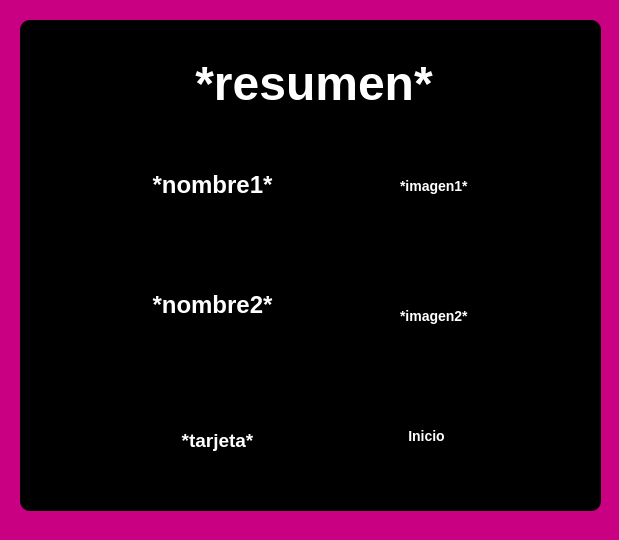
<?xml version="1.0" encoding="UTF-8"?>
<ui version="4.0">
 <class>MainWindow</class>
 <widget class="QMainWindow" name="MainWindow">
  <property name="geometry">
   <rect>
    <x>0</x>
    <y>0</y>
    <width>619</width>
    <height>540</height>
   </rect>
  </property>
  <property name="windowTitle">
   <string>MainWindow</string>
  </property>
  <property name="styleSheet">
   <string notr="true">background-color: rgb(202, 0, 131);</string>
  </property>
  <widget class="QWidget" name="centralwidget">
   <widget class="QWidget" name="widget" native="true">
    <property name="geometry">
     <rect>
      <x>100</x>
      <y>60</y>
      <width>120</width>
      <height>80</height>
     </rect>
    </property>
   </widget>
   <widget class="QWidget" name="widget_2" native="true">
    <property name="geometry">
     <rect>
      <x>20</x>
      <y>20</y>
      <width>581</width>
      <height>491</height>
     </rect>
    </property>
    <property name="styleSheet">
     <string notr="true">background-color: rgb(0, 0, 0);
color: rgb(255, 255, 255);
border-width: 2px;
border-radius: 10px;
border-color: beige;
font: bold 14px;
min-width: 4em;
padding: 6px;</string>
    </property>
    <widget class="QLabel" name="titulo">
     <property name="geometry">
      <rect>
       <x>90</x>
       <y>30</y>
       <width>401</width>
       <height>61</height>
      </rect>
     </property>
     <property name="styleSheet">
      <string notr="true">font: bold 25px;</string>
     </property>
     <property name="text">
      <string>&lt;html&gt;&lt;head/&gt;&lt;body&gt;&lt;p align=&quot;center&quot;&gt;&lt;span style=&quot; font-size:36pt;&quot;&gt;*resumen*&lt;/span&gt;&lt;/p&gt;&lt;/body&gt;&lt;/html&gt;</string>
     </property>
    </widget>
    <widget class="QLabel" name="imagen_tarjeta">
     <property name="geometry">
      <rect>
       <x>90</x>
       <y>370</y>
       <width>211</width>
       <height>101</height>
      </rect>
     </property>
     <property name="text">
      <string>&lt;html&gt;&lt;head/&gt;&lt;body&gt;&lt;p align=&quot;center&quot;&gt;&lt;span style=&quot; font-size:14pt;&quot;&gt;*tarjeta*&lt;/span&gt;&lt;/p&gt;&lt;/body&gt;&lt;/html&gt;</string>
     </property>
    </widget>
    <widget class="QLabel" name="imagen1">
     <property name="geometry">
      <rect>
       <x>370</x>
       <y>110</y>
       <width>121</width>
       <height>111</height>
      </rect>
     </property>
     <property name="text">
      <string>*imagen1*</string>
     </property>
    </widget>
    <widget class="QLabel" name="nombre1">
     <property name="geometry">
      <rect>
       <x>100</x>
       <y>140</y>
       <width>181</width>
       <height>51</height>
      </rect>
     </property>
     <property name="text">
      <string>&lt;html&gt;&lt;head/&gt;&lt;body&gt;&lt;p align=&quot;center&quot;&gt;&lt;span style=&quot; font-size:18pt;&quot;&gt;*nombre1*&lt;/span&gt;&lt;/p&gt;&lt;/body&gt;&lt;/html&gt;</string>
     </property>
    </widget>
    <widget class="QPushButton" name="boton_inicio">
     <property name="geometry">
      <rect>
       <x>350</x>
       <y>400</y>
       <width>113</width>
       <height>32</height>
      </rect>
     </property>
     <property name="text">
      <string>Inicio</string>
     </property>
    </widget>
    <widget class="QLabel" name="nombre2">
     <property name="geometry">
      <rect>
       <x>100</x>
       <y>260</y>
       <width>181</width>
       <height>51</height>
      </rect>
     </property>
     <property name="text">
      <string>&lt;html&gt;&lt;head/&gt;&lt;body&gt;&lt;p align=&quot;center&quot;&gt;&lt;span style=&quot; font-size:18pt;&quot;&gt;*nombre2*&lt;/span&gt;&lt;/p&gt;&lt;/body&gt;&lt;/html&gt;</string>
     </property>
    </widget>
    <widget class="QLabel" name="imagen2">
     <property name="geometry">
      <rect>
       <x>370</x>
       <y>240</y>
       <width>121</width>
       <height>111</height>
      </rect>
     </property>
     <property name="text">
      <string>*imagen2*</string>
     </property>
    </widget>
   </widget>
  </widget>
 </widget>
 <resources/>
 <connections/>
</ui>
